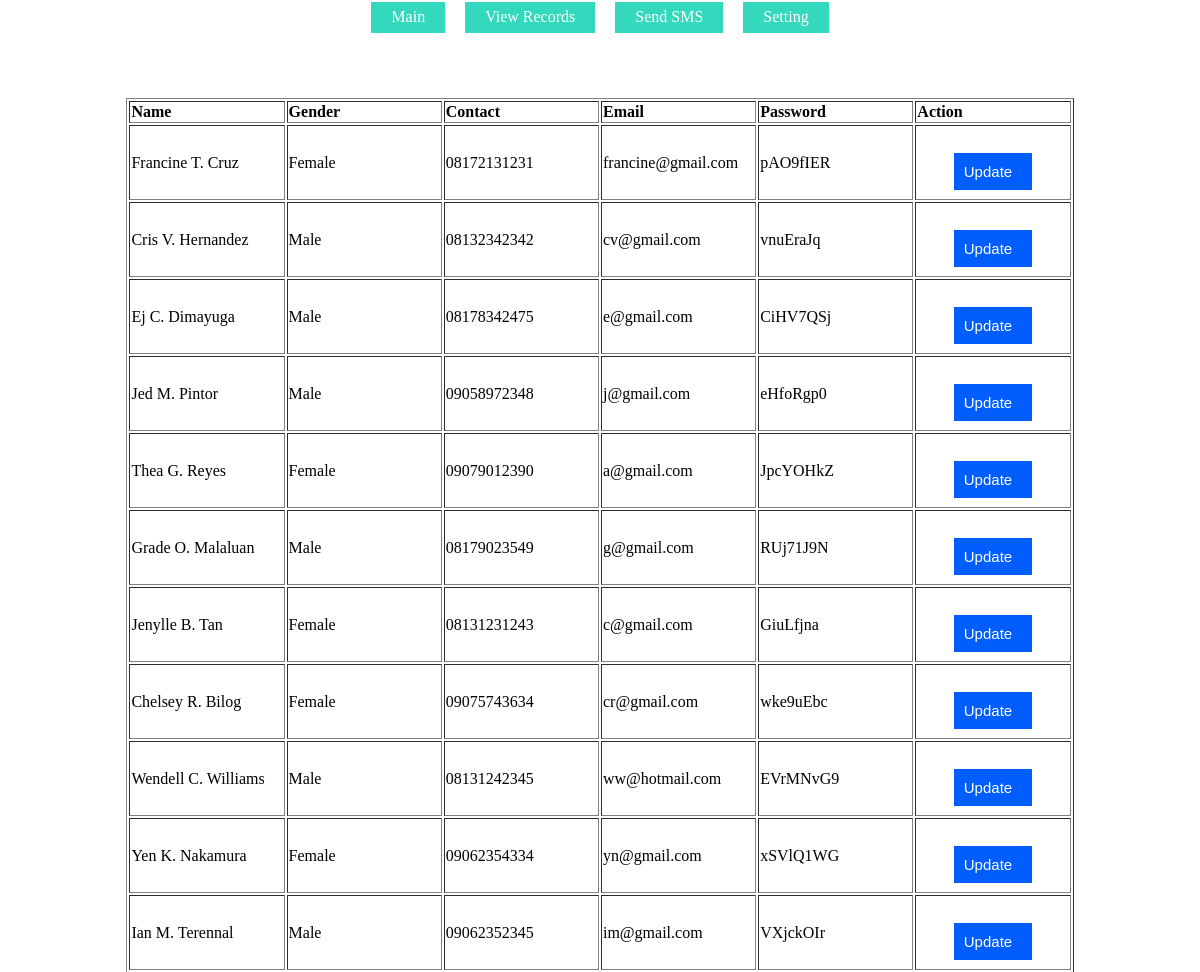
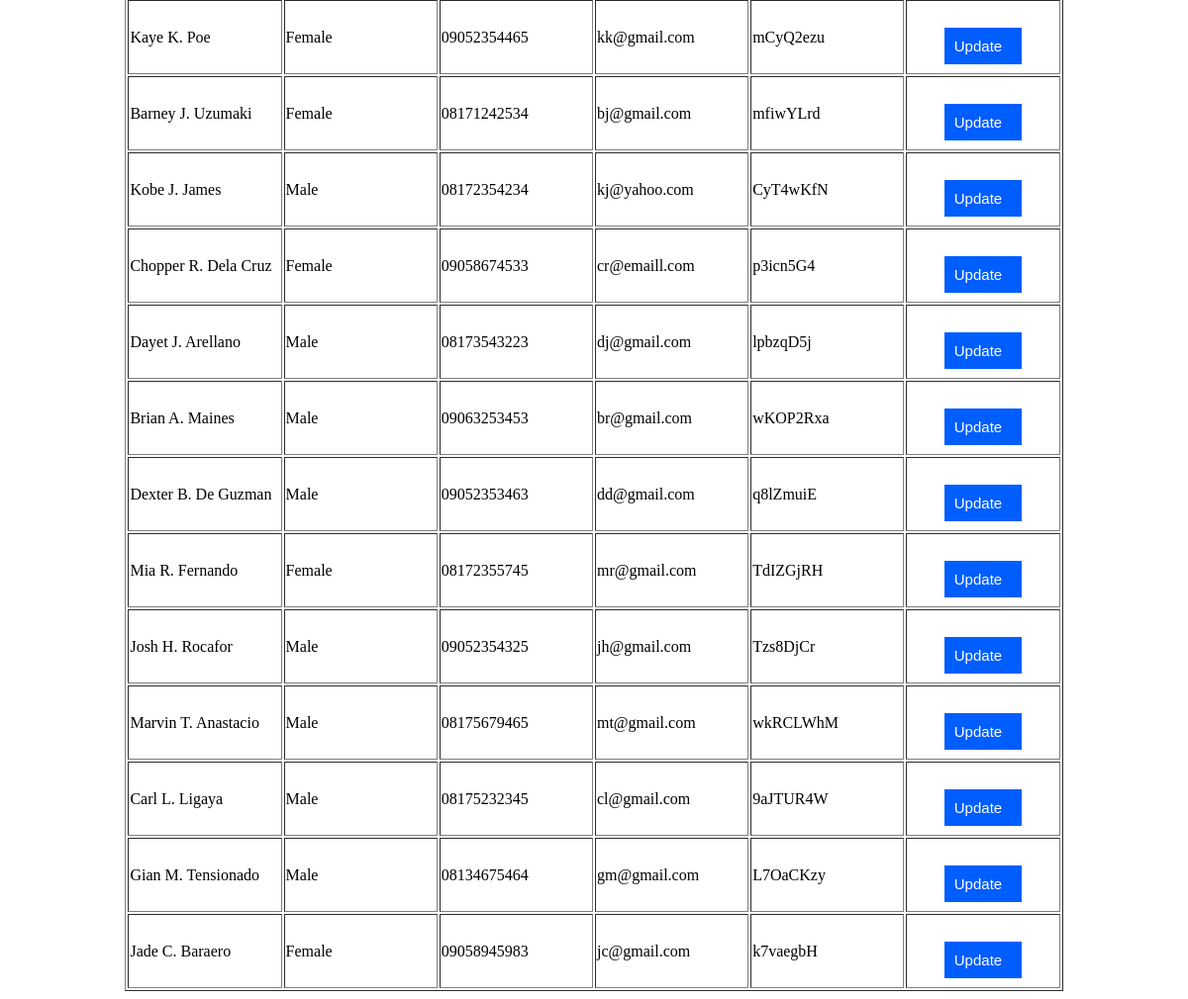
The page /admin/viewrecord.php on the database its author committed (2 pictures, top to bottom).
### tables this page shows
CREATE TABLE `tbl_user` (
  `id_user` int(11) NOT NULL,
  `first_name` varchar(255) NOT NULL,
  `middle_name` varchar(255) NOT NULL,
  `last_name` varchar(255) NOT NULL,
  `gender` varchar(255) NOT NULL,
  `preffix` varchar(255) NOT NULL,
  `seven_digit` varchar(255) NOT NULL,
  `email` varchar(255) NOT NULL,
  `password` varchar(255) NOT NULL
);

### admin/retriever.php (the view)
<br>
<br>
<br>
<br>
<center>
<table border="1" width="80%">
<tr>
    <td width="16%"><b>Name</td>
    <td width="16%"><b>Gender</td>
    <td width="16%"><b>Contact</td>
    <td width="16%"><b>Email</td>
    <td width="16%"><b>Password</td>
    <td width="16%"><b>Action</td>
</tr>
<?php
include ("../connections.php");
$retrieve_query = mysqli_query($connections, "SELECT * FROM tbl_user");
while($row_users = mysqli_fetch_assoc($retrieve_query)){
    $id_user = $row_users["id_user"];
    $db_first_name = $row_users["first_name"];
    $db_middle_name = $row_users["middle_name"];
    $db_last_name = $row_users["last_name"];
    $db_gender = ucfirst($row_users["gender"]);
    $db_preffix = $row_users["preffix"];
    $db_seven_digit = $row_users["seven_digit"];
    $db_email = $row_users["email"];
    $db_password = $row_users["password"];
    $full_name = ucfirst($db_first_name) . " " . ucfirst($db_middle_name[0]) . ". " . ucfirst($db_last_name);
    $contact = $db_preffix.$db_seven_digit;
    $jScript = md5(rand(1,9));
    $newScript = md5(rand(1,9));
    $getUpdate = md5(rand(1,9));
    echo"
    <tr>
        <td>$full_name</td>
        <td>$db_gender</td>
        <td>$contact</td>
        <td>$db_email</td>
        <td>$db_password</td>
        <td>
            <center>
                <br>
                <br>
                <a href='?jScript=$jScript && newScript=$newScript && getUpdate=$getUpdate && id_user=$id_user' class='btn-update'>Update</a>
                <br>
                <br>
            </center>
        </td>
    </tr>";
}
?>
</table>

### connections.php (style rules this page uses)
.btn-update { font-family: Arial; color: #ffffff; font-size: 15px; background: #005eff; padding: 10px 20px 10px 10px; text-decoration: none; }

### rows shown on the page
tbl_user: full_name "Francine T. Cruz", gender "Female", contact "08172131231", email "francine@gmail.com", password "pAO9fIER"
tbl_user: full_name "Cris V. Hernandez", gender "Male", contact "08132342342", email "cv@gmail.com", password "vnuEraJq"
tbl_user: full_name "Ej C. Dimayuga", gender "Male", contact "08178342475", email "e@gmail.com", password "CiHV7QSj"
tbl_user: full_name "Jed M. Pintor", gender "Male", contact "09058972348", email "j@gmail.com", password "eHfoRgp0"
tbl_user: full_name "Thea G. Reyes", gender "Female", contact "09079012390", email "a@gmail.com", password "JpcYOHkZ"
tbl_user: full_name "Grade O. Malaluan", gender "Male", contact "08179023549", email "g@gmail.com", password "RUj71J9N"
tbl_user: full_name "Jenylle B. Tan", gender "Female", contact "08131231243", email "c@gmail.com", password "GiuLfjna"
tbl_user: full_name "Chelsey R. Bilog", gender "Female", contact "09075743634", email "cr@gmail.com", password "wke9uEbc"
tbl_user: full_name "Wendell C. Williams", gender "Male", contact "08131242345", email "ww@hotmail.com", password "EVrMNvG9"
tbl_user: full_name "Yen K. Nakamura", gender "Female", contact "09062354334", email "yn@gmail.com", password "xSVlQ1WG"
tbl_user: full_name "Ian M. Terennal", gender "Male", contact "09062352345", email "im@gmail.com", password "VXjckOIr"
tbl_user: full_name "Kaye K. Poe", gender "Female", contact "09052354465", email "kk@gmail.com", password "mCyQ2ezu"
tbl_user: full_name "Barney J. Uzumaki", gender "Female", contact "08171242534", email "bj@gmail.com", password "mfiwYLrd"
tbl_user: full_name "Kobe J. James", gender "Male", contact "08172354234", email "kj@yahoo.com", password "CyT4wKfN"
tbl_user: full_name "Chopper R. Dela Cruz", gender "Female", contact "09058674533", email "cr@emaill.com", password "p3icn5G4"
tbl_user: full_name "Dayet J. Arellano", gender "Male", contact "08173543223", email "dj@gmail.com", password "lpbzqD5j"
tbl_user: full_name "Brian A. Maines", gender "Male", contact "09063253453", email "br@gmail.com", password "wKOP2Rxa"
tbl_user: full_name "Dexter B. De Guzman", gender "Male", contact "09052353463", email "dd@gmail.com", password "q8lZmuiE"
tbl_user: full_name "Mia R. Fernando", gender "Female", contact "08172355745", email "mr@gmail.com", password "TdIZGjRH"
tbl_user: full_name "Josh H. Rocafor", gender "Male", contact "09052354325", email "jh@gmail.com", password "Tzs8DjCr"
tbl_user: full_name "Marvin T. Anastacio", gender "Male", contact "08175679465", email "mt@gmail.com", password "wkRCLWhM"
tbl_user: full_name "Carl L. Ligaya", gender "Male", contact "08175232345", email "cl@gmail.com", password "9aJTUR4W"
tbl_user: full_name "Gian M. Tensionado", gender "Male", contact "08134675464", email "gm@gmail.com", password "L7OaCKzy"
tbl_user: full_name "Jade C. Baraero", gender "Female", contact "09058945983", email "jc@gmail.com", password "k7vaegbH"
